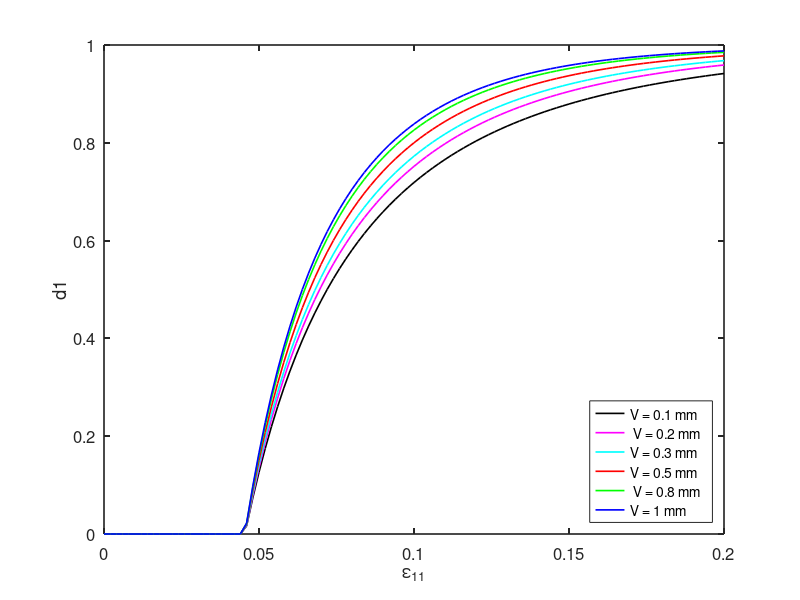

MATLAB code to generate this figure:
A=load('d1_0.1.txt');
d1_01= A(:,2);

B = load('d1_0.2.txt');
d1_02= B(:,2);

C=load('d1_0.3.txt');
d1_03 = C(:,2);

D= load('d1_0.5.txt');
d1_05= D(:,2);

E=load('d1_0.8.txt');
d1_08= E(:,2);

F= load('d1_1.txt');
d1_1 = F(:,2);
e11  = F(:,1);


figure(1,'position',[50,50,1000,750])
plot(e11,d1_01,'k-',"linewidth", 1.2) 

hold on
plot(e11,d1_02,'m-',"linewidth", 1.2) 

hold on
plot(e11,d1_03,'c-',"linewidth", 1.2) 

hold on
plot(e11,d1_05,'r-',"linewidth", 1.2) 

hold on
plot(e11,d1_08,'g-',"linewidth", 1.2) 

hold on
plot(e11,d1_1,'b-',"linewidth", 1.2) 
set(gca, "linewidth",1.2, "fontsize", 12)
legend('V = 0.1 mm',' V = 0.2 mm','V = 0.3 mm','V = 0.5 mm',' V = 0.8 mm','V = 1 mm','Location','SouthEast','fontsize',10)


xlabel('\epsilon_{11}')
ylabel('d1')




